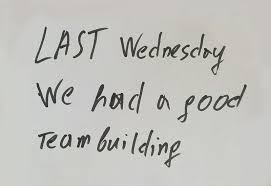
#> input picture character photoes/images.jpg, 271 x 186 px
$ python -i 'final AI_project.py'   (imports and definitions only)   (older library calls are emulated)
#> lines starting #> are read from the running program, lines starting #| are printed output that depends on the picture; after the words box and inside, x2 and y2 are one past the last pixel; in counts of white or black regions, pixels touching at a corner belong together
# -*- coding: utf-8 -*-
"""
Created on Mon Dec 16 18:17:02 2019

@author: Lapcom Store
"""

#import scipy.io
import matplotlib.pyplot as plt
import pandas as pd
from matplotlib import image
from PIL import Image
import cv2
import numpy as np
import os
from os import walk
from sklearn.tree import DecisionTreeClassifier
from sklearn.metrics import accuracy_score
from sklearn.model_selection import train_test_split
from skimage import color
from skimage import io
from skimage.transform import resize


letter_dict = { }
predicted_text=""
classifier = DecisionTreeClassifier()

# [2 lines not run here, left out]

#-------------------------
# [36 lines left out: functions prepare_model, test_model, prepare_img_for_predection, not called in this run]

def predict_new_img(img):
    y_pred = classifier.predict(img)
    predicted_text += print_text(y_pred)

def print_text(key):
     return letter_dict[key]
    # code to return text in gui

# [6 lines left out: function delete_all, not called in this run]

def croped(path):
#> called with path = '../character photoes/images.jpg'
    delete_all()
    image = cv2.imread(path)
#> image is the input picture: shape (186, 271, 3); mean B, G, R 188.7, 192.8, 193
    gray = cv2.cvtColor(image,cv2.COLOR_BGR2GRAY)
    _,thresh = cv2.threshold(gray,70,255,cv2.THRESH_BINARY_INV)
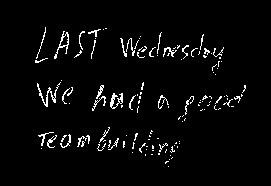
#> thresh: shape (186, 271); 3.4% white in thin lines or dots, all inside (x1, y1, x2, y2) = (35, 27, 246, 167)
    kernel = cv2.getStructuringElement(cv2.MORPH_CROSS,(3,3))
    dilated = cv2.dilate(thresh,kernel,iterations = 0)
    _,contours, hierarchy = cv2.findContours(thresh,cv2.RETR_EXTERNAL,cv2.CHAIN_APPROX_NONE)
#> contours = 128 contours, 122 with area under 20; largest, box (x1, y1, x2, y2) and area: (54, 31, 69, 59) 100, (110, 93, 123, 109) 60, (37, 82, 61, 107) 56, (96, 85, 104, 99) 26, (92, 96, 106, 111) 21, (163, 47, 177, 57) 21
    i=5
    for contour in contours:
        [x,y,w,h] = cv2.boundingRect(contour)
        cv2.imwrite("croped/"+"ss"+str(i)+".jpg",image[y:y+h,x:x+w])
        i=i+1
#> this loop made 128 passes
#> (x, y, w, h) on passes 1, 2, 3, 5, 9, 11, 12, 13, 15, 17, 18, 19: (168, 166, 1, 1), (165, 161, 4, 3), (169, 159, 1, 1), (170, 155, 1, 1), (132, 152, 1, 1), (165, 149, 2, 4), (146, 149, 1, 1), (41, 148, 1, 1), (170, 146, 5, 7), (174, 145, 1, 1), (152, 145, 2, 4), (179, 143, 1, 1)
#> (contour, x, y, w, h) on passes 4, 6, 7, 8, 10, 14: ([[172, 157], [171, 158]], 171, 157, 2, 2), ([[151, 154], [152, 154]], 151, 154, 2, 1), ([[145, 154], [145, 155]], 145, 154, 1, 2), ([[158, 153], [158, 154], [159, 154], [159, 153]], 158, 153, 2, 2), ([[152, 150], [153, 150]], 152, 150, 2, 1), ([[177, 146], [177, 147]], 177, 146, 1, 2)
#> after the loop, i = 133

def delete_all():
    list1 = list()
    for dirpath, dirnames, filenames in walk("croped"):
         list1 = filenames

    for bath in list1:
        os.remove("croped/" + bath)


#------------------------------------------
def print_text(key):
       return letter_dict[key]

>>> result = croped('../character photoes/images.jpg')
